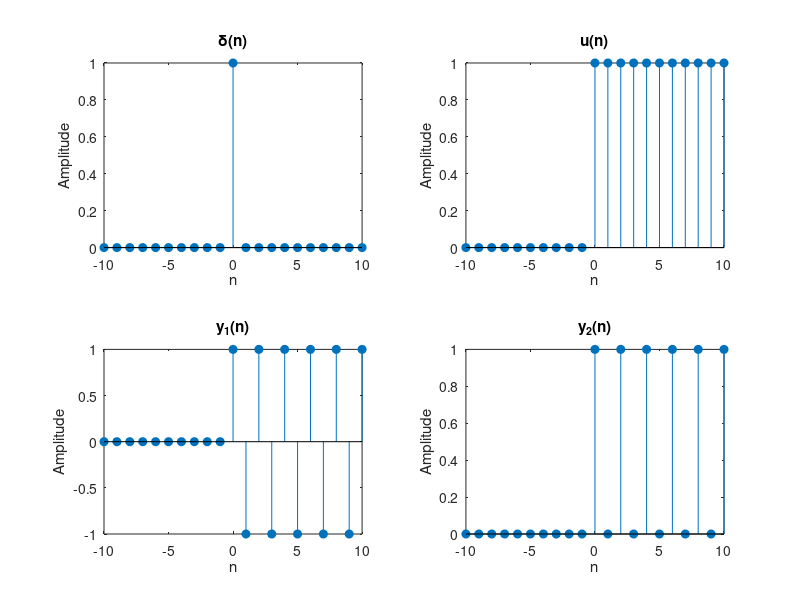

MATLAB code to generate this figure:
clc
clear all
close all
num=[1];
den=[1,1];
n=-10:10;
x1=(n==0);
x2=(n>=0);
y1=filter(num,den,x1);
y2=filter(num,den,x2);
subplot(2,2,1),stem(n,x1,'filled'),
xlabel('n'),ylabel('Amplitude'),title('\delta(n)')
subplot(2,2,2),stem(n,x2,'filled'),
xlabel('n'),ylabel('Amplitude'),title('u(n)')
subplot(2,2,3),stem(n,y1,'filled'),
xlabel('n'),ylabel('Amplitude'),title('y_1(n)')
subplot(2,2,4),stem(n,y2,'filled'),
xlabel('n'),ylabel('Amplitude'),title('y_2(n)')
